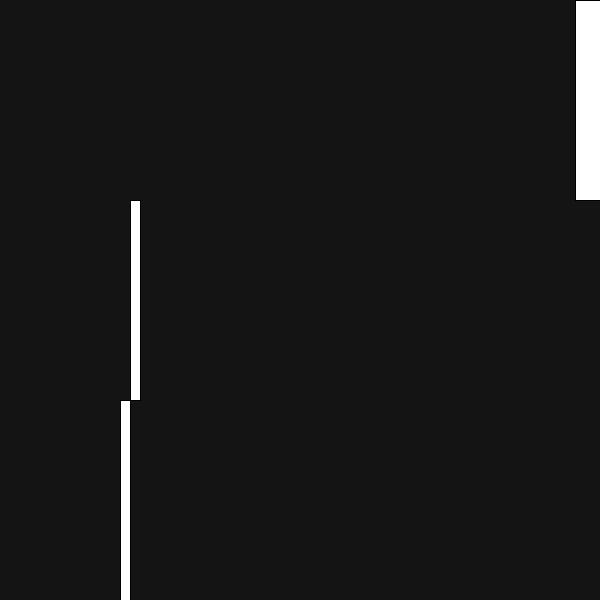
Frame 1 (no input)
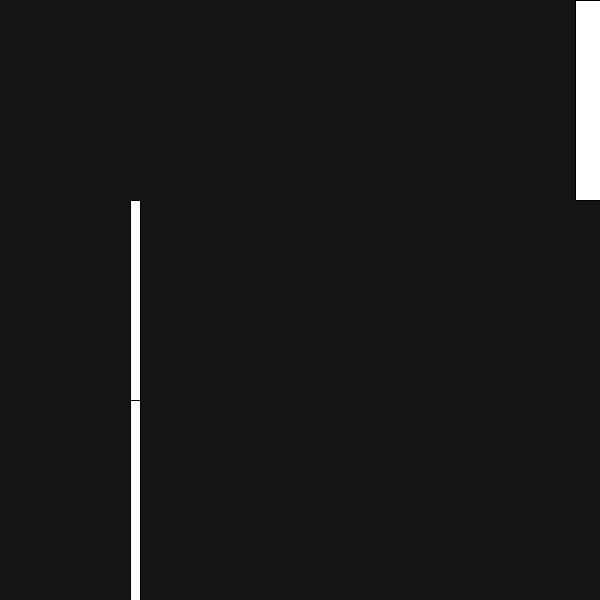
Frame 60 (the mouse pressed at the canvas centre just before this capture)
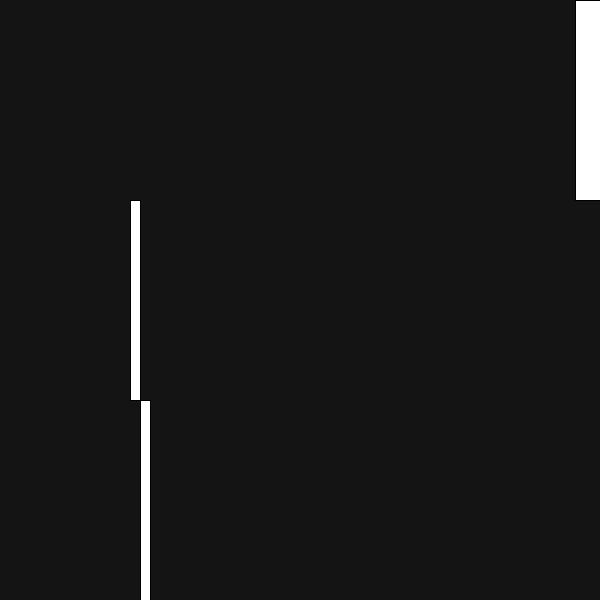
Frame 120 (the mouse held since frame 60 and released just before this capture)

The Processing sketch that drew these frames (run headless with seeded random() and noise(); from frame 60 on, the mouse is pressed at the canvas centre):

// Processing sketch: question9
// ── question9.pde
void setup() {
  size(600, 600);
}

void draw() {
  background(20);
  
  fill(255);
  
  //24 hours in a day
  float hourPos = map(hour(), 0, 24, 0, width);
  rect(hourPos, 0, width/24, 200);

  //60 minutes in an hour
  float minutePos = map(minute(), 0, 60, 0, width);
  rect(minutePos, 200, width/60, 200);
  
  //60 seconds in a minute
  float secondPos = map(second(), 0, 60, 0, width);
  rect(secondPos, 400, width/60, 200);
}
